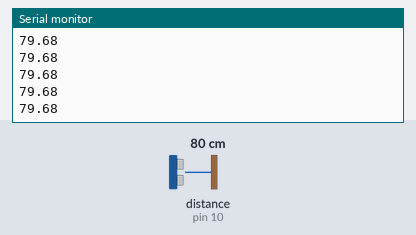
Simulated run of this sketch. Board: Arduino Uno, built with avr-gcc and run on an emulated ATmega328P. Shown: the last lines printed to the serial monitor. Wiring (inferred from the names in the program): ultrasonic range finder: trigger pin 9; echo pin 10. The inputs (shaded band) are chosen by the test bench; at power-on: distance to the obstacle (sensor on pin 10) 80 cm. The echo pulse lasts 58.3 µs per cm.

Above: at 1.2 s.
1.3 s: distance to the obstacle (sensor on pin 10) set to 2 cm
At 2.1 s:
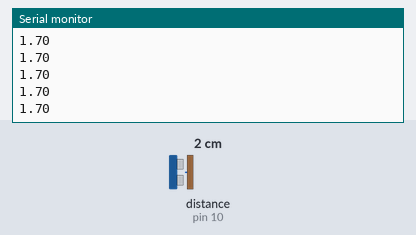
2.8 s: distance to the obstacle (sensor on pin 10) set to 4 cm
At 3.4 s:
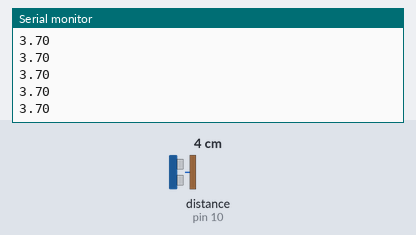
Timing chart, 0 to 5.8 s (numbered marks = the images above; inputs shaded):
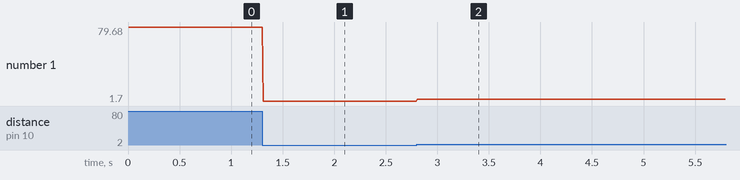

Measured:
- after the input at 1.3 s, the serial monitor: prints a new line at once (image 1)
- after the input at 2.8 s, the serial monitor: prints a new line at once (image 2)
- plotted number 1: 79.68 → 1.7 after the input at 1.3 s, 1.7 → 3.7 after the input at 2.8 s

The sketch:

sensor.ino
```cpp
const int TRIG = 9;
const int ECHO = 10;

void setup() {
  Serial.begin(115200);

  pinMode(TRIG, OUTPUT);
  pinMode(ECHO, INPUT);
}

void loop() {

  // Enviar pulso ultrasónico
  digitalWrite(TRIG, LOW);
  delayMicroseconds(2);

  digitalWrite(TRIG, HIGH);
  delayMicroseconds(10);

  digitalWrite(TRIG, LOW);

  // Medir el tiempo que tarda en regresar el sonido
  long tiempo = pulseIn(ECHO, HIGH);

  // Convertir tiempo a distancia en centímetros
  float distancia = tiempo * 0.0343 / 2;

  // Enviar distancia a Python
  Serial.println(distancia);

  delay(10);
}
```
